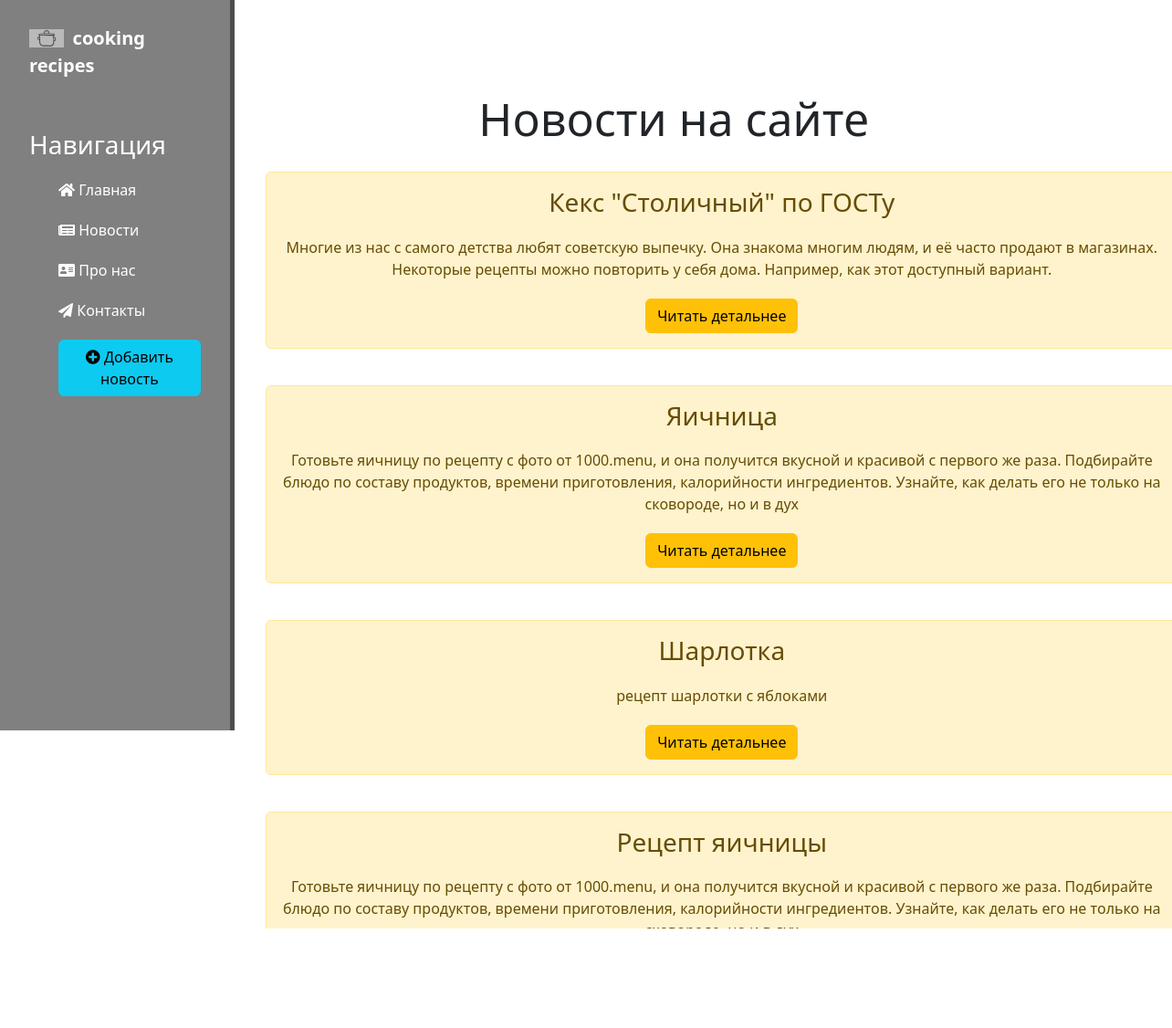
Page /news/ on the committed database.
### news/models.py (models this page shows, shortened)
class Articles(models.Model):
    title = models.CharField('Название', max_length=50)
    anons = models.CharField('Анонс', max_length=250)
    full_text = models.TextField('Текст статьи')
    date = models.DateTimeField('Дата публикации')
    class Meta:
        verbose_name = 'Новость'
        verbose_name_plural = 'Новости'

### news/views.py (the view)
# urls.py: path('', views.news_home, name='news_home'),
def news_home(request):
    news = Articles.objects.order_by('-date')
    return render(request, 'news/news_home.html', {'news': news})

### news/templates/news/news_home.html (shortened to what this page needs)
{% extends 'main/layout.html' %}
{% block content %}
    <div class="features">
        <h1>Новости на сайте</h1>
        {% if news %}
            {% for el in news %}
                <div class="alert alert-warning">
                    <h3>{{ el.title }}</h3>
                    <p>{{ el.anons }}</p>
                    <a href="{% url 'news-detail' el.id %}" class="btn btn-warning">Читать детальнее</a>
                </div>
            {% endfor %}
        {% else %}
        <p>Записей нет</p>
        {% endif %}
    </div>
{% endblock %}

### main/templates/main/layout.html (shortened to what this page needs)
{% load static %}
<!DOCTYPE html>
<html lang="ru">
<head>
   <link rel= "stylesheet" href="https://cdn.jsdelivr.net/npm/bootstrap@5.3.3/dist/css/bootstrap.min.css">
    <link rel="stylesheet" href="{% static 'main/css/main.css' %}">
    <link rel="stylesheet" href="https://use.fontawesome.com/releases/v5.8.2/css/all.css">
</head>
<body>
    <aside>
        <img src="{% static 'main/img/png-clipart-pots-crock-kitchen-cooking-cookware-kitchen-miscellaneous-kitchen.png' %}" alt="LOGO">
        <span class="logo">cooking recipes</span>
        <h3>Навигация</h3>
       <ul>
            <a href="{% url 'home' %}"><li><i class="fas fa-home"></i> Главная</li></a>
            <a href="{% url 'news_home' %}"><li><i class="fas fa-newspaper"></i> Новости</li></a>
            <a href="{% url 'about' %}"><li><i class="fas fa-address-card"></i> Про нас</li></a>
            <a href="{% url 'contacts' %}"><li><i class="fas fa-paper-plane"></i> Контакты</li></a>
            <a href="{% url 'create' %}"><li><button class="btn btn-info"><i class="fas fa-plus-circle"></i> Добавить новость</button></li></a>
        </ul>
    </aside>
    <main>
        {% block content %}
        {% endblock %}
    </main>
</body>
</html>

### main/static/main/css/main.css (style rules this page uses)
a { text-decoration: none; }
aside img { width: 20%; float: left; opacity: 0.5; }
aside { float: left; background: grey; width: 20%; padding: 2.5%; height: 100vh; color: #fff; border-right: 5px solid #4d4d4d; }
aside .logo { font-size: 20px; margin-left: 10px; font-weight: bold; position: relative; top: -5px; }
aside h3 { margin-top: 50px; font-size: 28px; }
aside ul { list-style: none; }
aside ul li { color: #fff; display: block; margin-top: 20px; transition: transform .6s ease; }
main .features { float: left; margin-top: 100px; text-align: center; width: 75%; }
main .features h1 { font-size: 50px; }
main .features p { max-width: 1000px; margin: 20px auto; }
.alert-warning { float: left; clear: both; width: 1000px; margin: 20px 34px; text-align: center; }

### rows in the picture
Articles: title "Кекс \"Столичный\" по ГОСТу", anons "Многие из нас с самого детства любят советскую выпечку. Она знакома многим людям, и её часто продают в магазинах. Некоторые рецепты можно повторить у себя дома. Например, как этот доступный вариант."
Articles: title "Яичница", anons "Готовьте яичницу по рецепту с фото от 1000.menu, и она получится вкусной и красивой с первого же раза. Подбирайте блюдо по составу продуктов, времени приготовления, калорийности ингредиентов. Узнайте, как делать его не только на сковороде, но и в дух"
Articles: title "Шарлотка", anons "рецепт шарлотки с яблоками"
Articles: title "Рецепт яичницы", anons "Готовьте яичницу по рецепту с фото от 1000.menu, и она получится вкусной и красивой с первого же раза. Подбирайте блюдо по составу продуктов, времени приготовления, калорийности ингредиентов. Узнайте, как делать его не только на сковороде, но и в дух"
